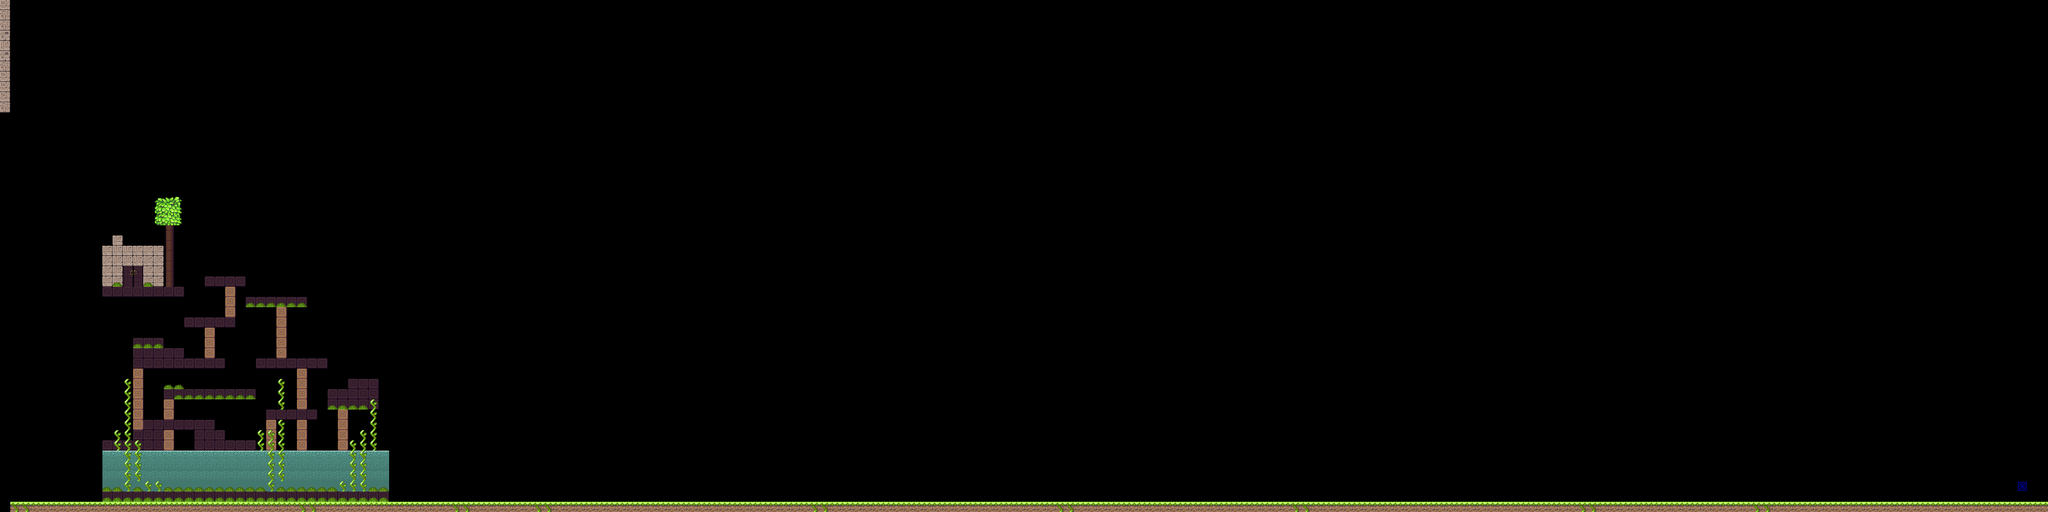

Rendered tile map (Tiled .tmx) drawn with the repository's tilesets; below, a short description and the map source with its tile grids summarised:
An orthogonal 200x50 tile map with 32x32 px tiles, 4 tile layers (Tile Layer 4, Tile Layer 3, midback, set), 3 tilesets and 62 objects (35x tlrb, 20x platform).

<map version="1.0" orientation="orthogonal" width="200" height="50" tilewidth="32" tileheight="32">
 <tileset firstgid="1" name="triggers" tilewidth="32" tileheight="32">
  <image source="triggers.png" width="224" height="64" />
  <tile id="0">
   <properties>
    <property name="player" value="yes" />
   </properties>
  </tile>
  <tile id="1">
   <properties>
    <property name="enemy" value="yes" />
   </properties>
  </tile>
  <tile id="2">
   <properties>
    <property name="door" value="2" />
   </properties>
  </tile>
  <tile id="3">
   <properties>
    <property name="reverse" value="yes" />
   </properties>
  </tile>
  <tile id="4">
   <properties>
    <property name="door" value="1" />
   </properties>
  </tile>
  <tile id="5">
   <properties>
    <property name="door" value="yes" />
   </properties>
  </tile>
  <tile id="6">
   <properties>
    <property name="key" value="1" />
   </properties>
  </tile>
  <tile id="7">
   <properties>
    <property name="flame" value="" />
   </properties>
  </tile>
 </tileset>
 <tileset firstgid="15" name="tilemap" tilewidth="32" tileheight="32">
  <image source="tilemap.png" width="608" height="320" />
  <tile id="72">
   <properties>
    <property name="key" value="yes" />
   </properties>
  </tile>
  <tile id="75">
   <properties>
    <property name="key" value="2" />
   </properties>
  </tile>
 </tileset>
 <tileset firstgid="205" name="blacktile" tilewidth="32" tileheight="32">
  <image source="blacktile.png" width="320" height="320" />
 </tileset>
 <layer name="Tile Layer 4" width="200" height="50">
  <data>[10000 cells, 231 non-empty, 12 distinct tile ids]</data>
 </layer>
 <layer name="Tile Layer 3" width="200" height="50">
  <data>[10000 cells, 248 non-empty, 9 distinct tile ids]</data>
 </layer>
 <layer name="midback" width="200" height="50">
  <data>[10000 cells, 239 non-empty, 12 distinct tile ids]</data>
 </layer>
 <layer name="set" width="200" height="50">
  <data>[10000 cells, 0 non-empty, 0 distinct tile ids]</data>
 </layer>
 <objectgroup color="#a40b00" name="triggers" width="200" height="50" visible="0">
  <properties>
   <property name="platform" value="" />
  </properties>
  <!-- 62 objects omitted --></objectgroup>
</map>
<!-- 62 of 62 objects omitted -->